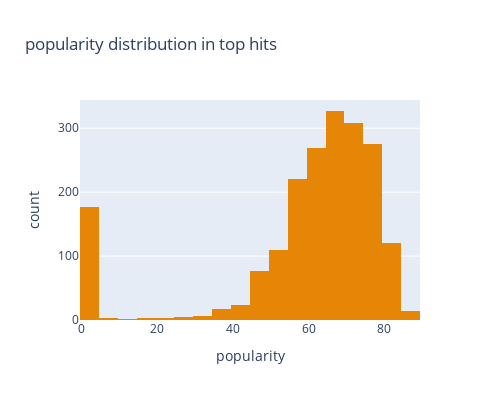
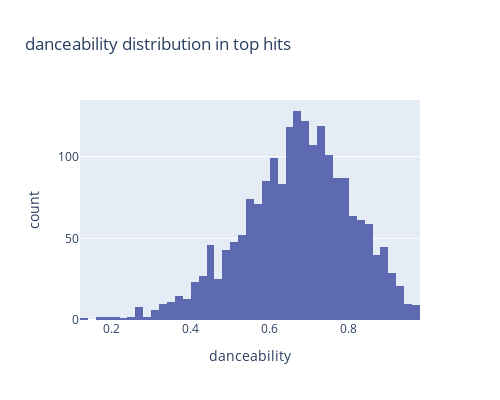
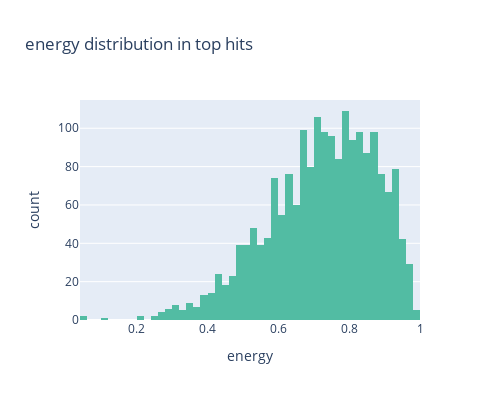
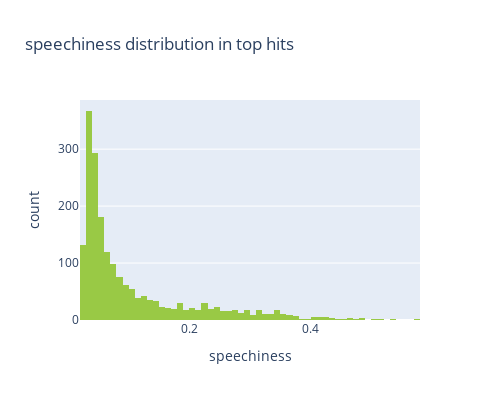

Notebook cell for these charts, in order:
### Markdown cell above
### important features

### Code cell
from plotly.subplots import make_subplots

histogram_labels = ['popularity',
                    'danceability', 
                    'energy', 
                    'speechiness', 
                    'loudness', 
                    'acousticness', 
                    'liveness', 
                    'instrumentalness',
                    'valence',
                    'tempo'
                   ]

colors = px.colors.qualitative.Vivid
for i in range(len(histogram_labels)):
    fig = px.histogram(songs, 
                       histogram_labels[i], 
                       title=f'{histogram_labels[i]} distribution in top hits', 
                       height=400, 
                       width=500,
                       color_discrete_sequence=[colors[i]]
                       )
    iplot(fig)

### Figure 1 — Plotly figure (JSON) as saved in the notebook; plotly's stock layout.template omitted (floating-point values rounded to 4 significant figures; data arrays with more than 128 entries replaced by an {"elided": "..."} marker saying what was removed)
{"data": [{"alignmentgroup": "True", "bingroup": "x", "hovertemplate": "popularity=%{x}<br>count=%{y}<extra></extra>", "legendgroup": "", "marker": {"color": "rgb(229, 134, 6)", "pattern": {"shape": ""}}, "name": "", "offsetgroup": "", "orientation": "v", "showlegend": false, "type": "histogram", "x": {"elided": "1958 int values"}, "xaxis": "x", "yaxis": "y"}], "layout": {"barmode": "relative", "height": 400, "legend": {"tracegroupgap": 0}, "title": {"text": "popularity distribution in top hits"}, "width": 500, "xaxis": {"anchor": "y", "domain": [0, 1], "title": {"text": "popularity"}}, "yaxis": {"anchor": "x", "domain": [0, 1], "title": {"text": "count"}}}}

### Figure 2 — Plotly figure (JSON) as saved in the notebook; plotly's stock layout.template omitted (floating-point values rounded to 4 significant figures; data arrays with more than 128 entries replaced by an {"elided": "..."} marker saying what was removed)
{"data": [{"alignmentgroup": "True", "bingroup": "x", "hovertemplate": "danceability=%{x}<br>count=%{y}<extra></extra>", "legendgroup": "", "marker": {"color": "rgb(93, 105, 177)", "pattern": {"shape": ""}}, "name": "", "offsetgroup": "", "orientation": "v", "showlegend": false, "type": "histogram", "x": {"elided": "1958 float values"}, "xaxis": "x", "yaxis": "y"}], "layout": {"barmode": "relative", "height": 400, "legend": {"tracegroupgap": 0}, "title": {"text": "danceability distribution in top hits"}, "width": 500, "xaxis": {"anchor": "y", "domain": [0, 1], "title": {"text": "danceability"}}, "yaxis": {"anchor": "x", "domain": [0, 1], "title": {"text": "count"}}}}

### Figure 3 — Plotly figure (JSON) as saved in the notebook; plotly's stock layout.template omitted (floating-point values rounded to 4 significant figures; data arrays with more than 128 entries replaced by an {"elided": "..."} marker saying what was removed)
{"data": [{"alignmentgroup": "True", "bingroup": "x", "hovertemplate": "energy=%{x}<br>count=%{y}<extra></extra>", "legendgroup": "", "marker": {"color": "rgb(82, 188, 163)", "pattern": {"shape": ""}}, "name": "", "offsetgroup": "", "orientation": "v", "showlegend": false, "type": "histogram", "x": {"elided": "1958 float values"}, "xaxis": "x", "yaxis": "y"}], "layout": {"barmode": "relative", "height": 400, "legend": {"tracegroupgap": 0}, "title": {"text": "energy distribution in top hits"}, "width": 500, "xaxis": {"anchor": "y", "domain": [0, 1], "title": {"text": "energy"}}, "yaxis": {"anchor": "x", "domain": [0, 1], "title": {"text": "count"}}}}

### Figure 4 — Plotly figure (JSON) as saved in the notebook; plotly's stock layout.template omitted (floating-point values rounded to 4 significant figures; data arrays with more than 128 entries replaced by an {"elided": "..."} marker saying what was removed)
{"data": [{"alignmentgroup": "True", "bingroup": "x", "hovertemplate": "speechiness=%{x}<br>count=%{y}<extra></extra>", "legendgroup": "", "marker": {"color": "rgb(153, 201, 69)", "pattern": {"shape": ""}}, "name": "", "offsetgroup": "", "orientation": "v", "showlegend": false, "type": "histogram", "x": {"elided": "1958 float values"}, "xaxis": "x", "yaxis": "y"}], "layout": {"barmode": "relative", "height": 400, "legend": {"tracegroupgap": 0}, "title": {"text": "speechiness distribution in top hits"}, "width": 500, "xaxis": {"anchor": "y", "domain": [0, 1], "title": {"text": "speechiness"}}, "yaxis": {"anchor": "x", "domain": [0, 1], "title": {"text": "count"}}}}
